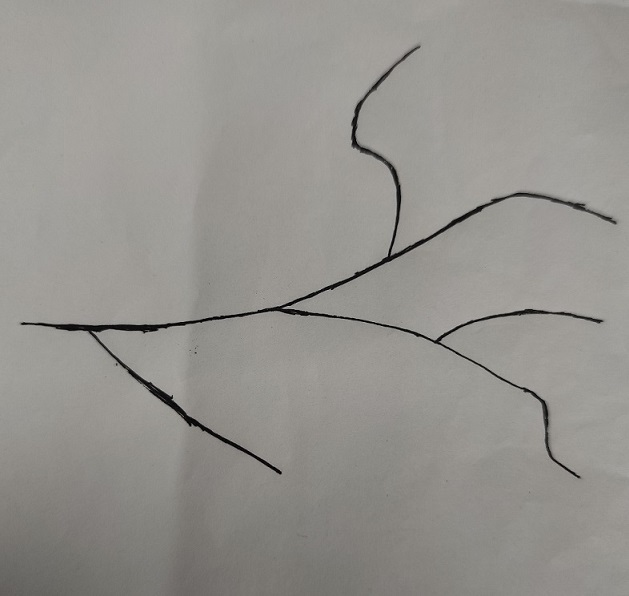
#> input picture Vessel-opencv/image/vessel.jpg, 629 x 596 px
$ python d_skeletonExtraction.py   (older library calls are emulated)
#> lines starting #> are read from the running program, lines starting #| are printed output that depends on the picture; after the words box and inside, x2 and y2 are one past the last pixel; in counts of white or black regions, pixels touching at a corner belong together
import cv2
from skimage import morphology
import numpy as np
import json
import sys

sys.path.append('')
from core.d_treeStorage import *


# 膨胀
def dilate_demo(img):
    kernel = cv2.getStructuringElement(cv2.MORPH_RECT, (2, 2))  # 定义结构元素的形状和大小
    dst = cv2.dilate(img, kernel)  # 膨胀操作
    return dst


# 腐蚀
def erode_demo(img):
    kernel = cv2.getStructuringElement(cv2.MORPH_RECT, (15, 15))  # 定义结构元素的形状和大小
    dst = cv2.erode(img, kernel)  # 腐蚀操作
    return dst


def smooth_demo(img):
    imgray = cv2.cvtColor(img, cv2.COLOR_BGR2GRAY)
    # cv2.threshold (源图片, 阈值, 填充色, 阈值类型)灰度值大于50赋值255，反之0
    # 返回值：输入的thresh值，处理后的图像
    ret, thresh = cv2.threshold(imgray, 80, 255, 0)  # 阈值参数要根据情况调整

    dilateDst = dilate_demo(thresh)  # 先膨胀消除噪声点
    erodeDst = erode_demo(dilateDst)  # 再腐蚀连接断掉的血管
    # 均值滤波+二值化抗锯齿
    img_mean = cv2.blur(erodeDst, (7, 7))  # 核大小要根据情况调整
    ret, img_smooth = cv2.threshold(img_mean, 150, 255, 0)  # 阈值参数要根据情况调整

    dst = 255 - img_smooth  # 图像黑白翻转
    return dst


def skeleton_demo(img):
    img[img == 255] = 1
    skeleton0 = morphology.skeletonize(img)  # 骨架提取
    skeleton = skeleton0.astype(np.uint8) * 255
    return skeleton
    # print(skeleton)


def store_demo(contours):
    contourLine = [len(contours)]
    for index in range(len(contours)):
        temp = []
        for line in contours[index]:
            temp.append(line[0].tolist())
            # print(line)
        contourLine.append(temp)
    # print(contourLine)
    filename = '../json/skeleton.json'
    with open(filename, 'w') as file_obj:
        json.dump(contourLine, file_obj)


def mouse(event, x, y, flags, param):
    global root, father, tree

    # 左键在截面绘制标记点并存入当前血管关键点集
    if event == cv2.EVENT_LBUTTONDOWN:
        xy = "%d,%d" % (x, y)
        cv2.circle(img_contour, (x, y), 1, (0, 255, 0), thickness=-1)
        cv2.putText(img_contour, xy, (x, y), cv2.FONT_HERSHEY_PLAIN,
                    1.0, (0, 255, 0), thickness=1)
        pos.append([x, y])
        print(pos)
        cv2.imshow("img_contour", img_contour)

    # 右键表示当前血管关键点提取完毕，新建一个树节点存储该段血管，并开始一段新血管
    if event == cv2.EVENT_RBUTTONDOWN:
        lines.append(pos.copy())
        node = VesselTree('node')
        node.setRootLine(pos.copy())
        tree.append(node)
        # [5 lines of commented-out code are left out]
        pos.clear()
        print(lines)
        print(tree)

    # [11 lines of commented-out code are left out]


def compNeighs(point):
    top = [point[0], point[1] - 1]
    top_left = [point[0] - 1, point[1] - 1]
    top_right = [point[0] + 1, point[1] - 1]
    left = [point[0] - 1, point[1]]
    right = [point[0] + 1, point[1]]
    bottom = [point[0], point[1] + 1]
    bottom_left = [point[0] - 1, point[1] + 1]
    bottom_right = [point[0] + 1, point[1] + 1]
    neighs = [top, top_left, top_right, left, right, bottom, bottom_left, bottom_right]
    return neighs


#   搜索交叉点算法
def findIntersection(pos, img_skeleton, intersec, se):
    for point in pos:
        # count用来记录每个点的邻接点有几个
        count = 0
        neighs = compNeighs(point)
        for item in neighs:
            if img_skeleton[item[0]][item[1]] == 255:
                count += 1
        # 交叉点存储
        if count >= 3:
            intersec.append(point)
        # 删除冗余
        for i in range(len(intersec)):
            for j in range(i + 1, len(intersec)):
                if ((intersec[i][0] - 10) <= intersec[j][0] <= (intersec[i][0] + 10)) and ((intersec[i][1] - 10) <=
                                                                                           intersec[j][1] <= (
                                                                                                   intersec[i][
                                                                                                       1] + 10)):
                    intersec.remove(intersec[j])

        # 存储开始和结束点
        if count == 1:
            se.append(point)


allBranch = []


# 对于交叉点和起始点
def procP(point, branch, allKey, visited):
    branch.append(point)
    visited[point[0]][point[1]] = True
    neighs = compNeighs(point)
    for item in neighs:
        if (img_skeleton[item[0]][item[1]] == 255) and (visited[item[0]][item[1]] == False):
            if item in allKey:
                branch.append(item)
                visited[item[0]][item[1]] = True
                allBranch.append(branch.copy())
                branch.clear()
            else:
                procP(item, branch, allKey, visited)


if __name__ == '__main__':
    img = cv2.imread("../image/vessel.jpg")
#> img is the input picture: shape (596, 629, 3); mean B, G, R 142.2, 146.8, 148.9
    # 平滑图像
    img_smooth = smooth_demo(img)
#> in smooth_demo, `ret, thresh = cv2.threshold(imgray, 80, 255, 0)`:
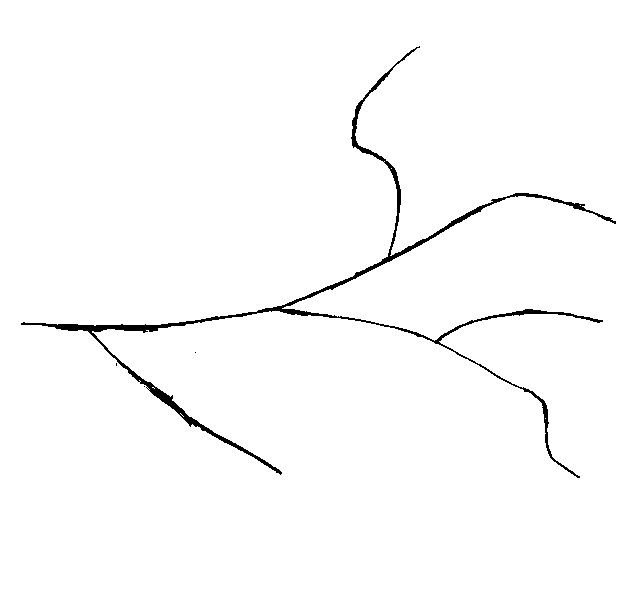
#> thresh: shape (596, 629); 98.5% white; 4 black regions (3 under 20 px), largest, box (x1, y1, x2, y2) and area: (21, 46, 616, 478) 5699
#> in dilate_demo, `dst = cv2.dilate(img, kernel)`:
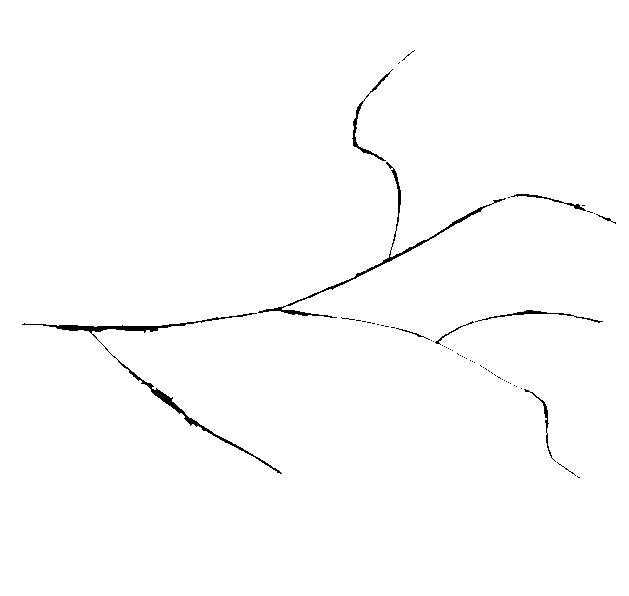
#> dst: shape (596, 629); 99.1% white; 57 black regions (47 under 20 px), largest, box (x1, y1, x2, y2) and area: (22, 313, 282, 474) 1391, (258, 162, 506, 318) 993, (352, 69, 393, 161) 297
#> in erode_demo, `dst = cv2.erode(img, kernel)`:
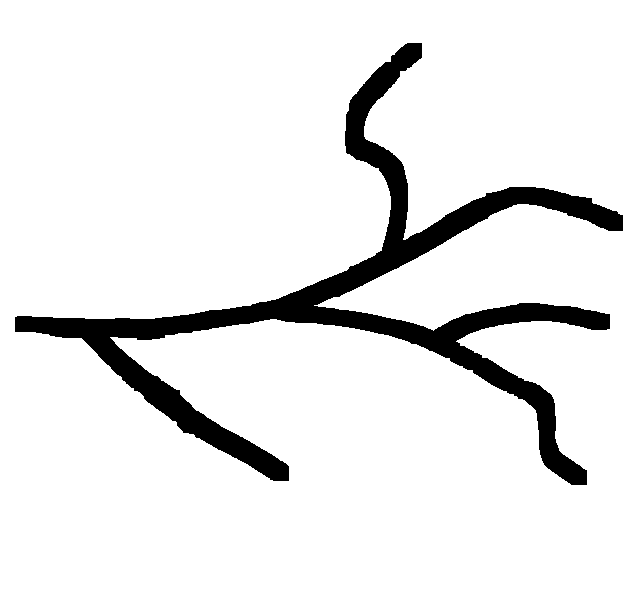
#> dst: shape (596, 629); 91.3% white; 1 black region, box (x1, y1, x2, y2) and area: (15, 43, 623, 485) 32643
#> in smooth_demo, `img_mean = cv2.blur(erodeDst, (7, 7))`:
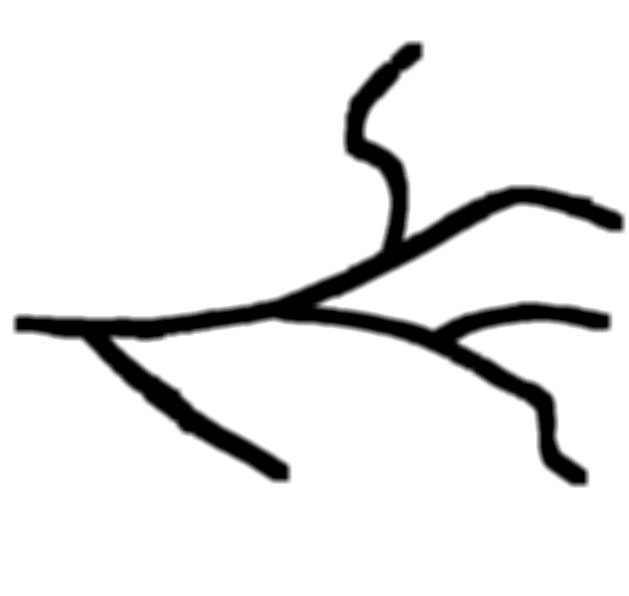
#> img_mean: shape (596, 629); min 0, max 255, mean 232.8
#> in smooth_demo, `ret, img_smooth = cv2.threshold(img_mean, 150, 255, 0)`:
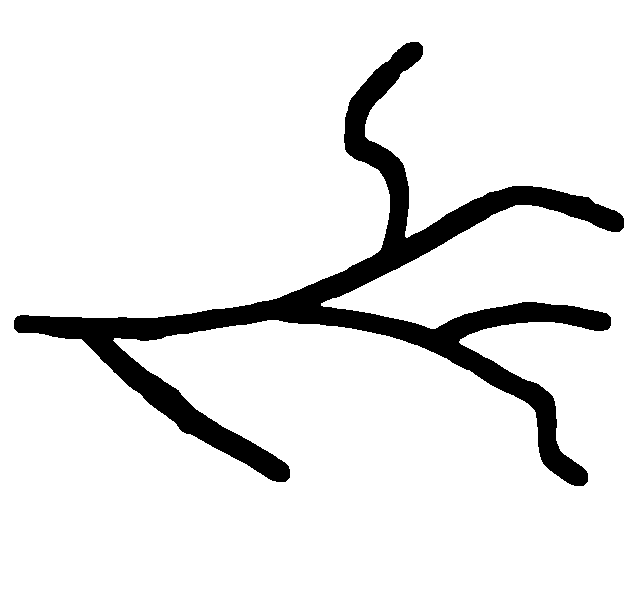
#> img_smooth: shape (596, 629); 90.8% white; 1 black region, box (x1, y1, x2, y2) and area: (14, 42, 624, 486) 34545

    # 提取骨架
    img_skeleton = skeleton_demo(img_smooth)
#> in skeleton_demo, `skeleton0 = morphology.skeletonize(img)`:
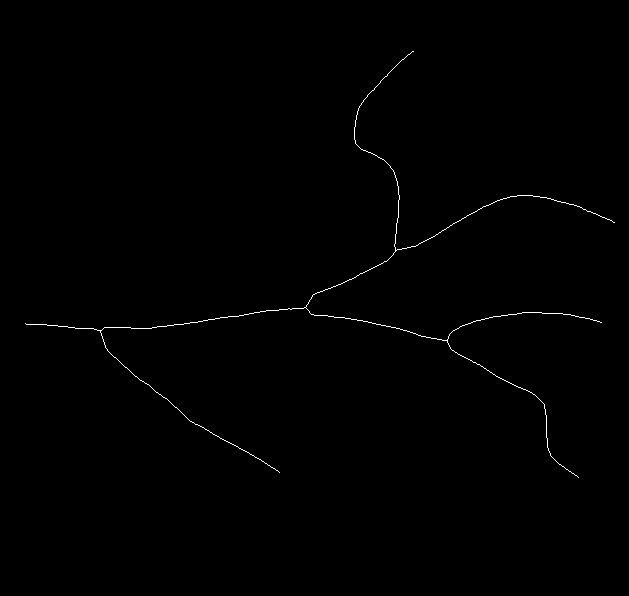
#> skeleton0: shape (596, 629) bool; 0.4% white in thin lines or dots, all inside (x1, y1, x2, y2) = (25, 51, 615, 478)

    # 将骨架上所有点保存在数组中
    pos = []
    size = img_skeleton.shape
#> size = (596, 629)
    for i in range(0, size[0]):
        for j in range(0, size[1]):
            if (img_skeleton[i][j] == 255):
                pos.append([i, j])
    pos.sort(key=lambda x: x[1])
    # 保存骨架文件
    f = '../json/skeleton_1.json'
    with open(f, 'w') as file_obj:
        json.dump(pos, file_obj)

    # 交叉点、起始点、结束点提取
    intersec = []  # 存储交叉点
    se = []  # 存储开始和结束点
    findIntersection(pos, img_skeleton, intersec, se)

    # 血管分段
    # keyP中包含起始点和交叉点，se中包含结束点
    allKey = intersec.copy()
    allKey.extend(se)
    print(allKey)
    keyP = intersec.copy()
    se.sort(key=lambda x: x[1])
    keyP.append(se[0])
    keyP.sort(key=lambda x: x[1])
    se.remove(se[0])
    # 对于交叉点和起始点计算分支
    branch = []
    visited = [[False for col in range(size[1])] for row in range(size[0])]
    for item in keyP:
        procP(item, branch, allKey, visited)

    fb = '../json/branchs.json'
    with open(fb, 'w') as file_obj:
        json.dump(allBranch, file_obj)

    preImage, skeletons, hierarchy = cv2.findContours(img_skeleton, cv2.RETR_EXTERNAL, cv2.CHAIN_APPROX_NONE)
#> skeletons = 1 contour, all with area under 20

    background = np.zeros((img.shape[0], img.shape[1], 3))
    background.fill(255)
#> background: shape (596, 629, 3) float64; every value is 255
    img_contour = cv2.drawContours(background, skeletons, -1, (0, 0, 255), 1, 8)
    # print(img_contour)

    cv2.imwrite("../image/skeleton.png", img_contour)
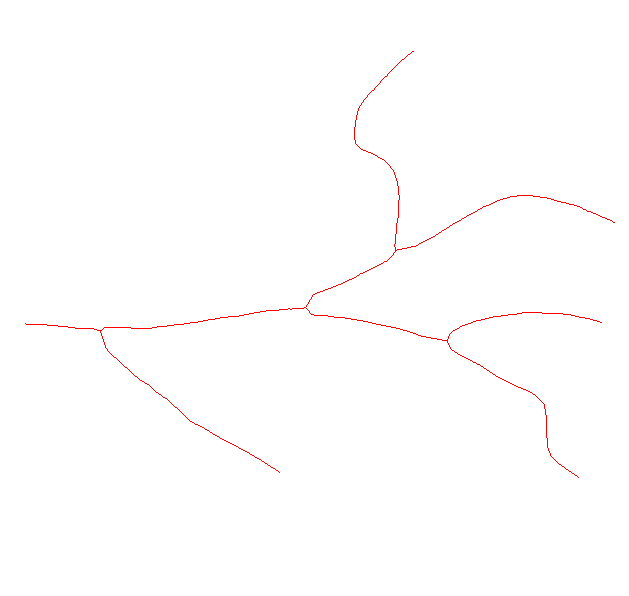
#> saved as skeleton.png: shape (596, 629, 3); mean B, G, R 254, 254, 255

    store_demo(skeletons)
#> in store_demo, `contourLine = [len(contours)]`: contourLine = [1]
#> the loop in store_demo, `for index in range(len(contours)):` made 1 pass
#> after the loop in store_demo, `for index in range(len(contours)):`: contourLine = 2 items

    # 鼠标监听
    # cv2.namedWindow("img_contour")
    # cv2.imshow('img_contour', img_contour)
    # cv2.setMouseCallback("img_contour", mouse)

    # 多条轴线
    lines = []
    # 单条轴线
    pos = []

    # q将所有血管关键点数据存入json文件中
    while True:
        k = cv2.waitKey(10) & 0xFF
#> (key q is pressed here)
        if k == ord('q') or k == ord('Q'):
            filename = '../json/keyPoint.json'
            with open(filename, 'w') as file_obj:
                json.dump(lines, file_obj)
            # break
            cv2.destroyAllWindows()

    cv2.destroyAllWindows()
